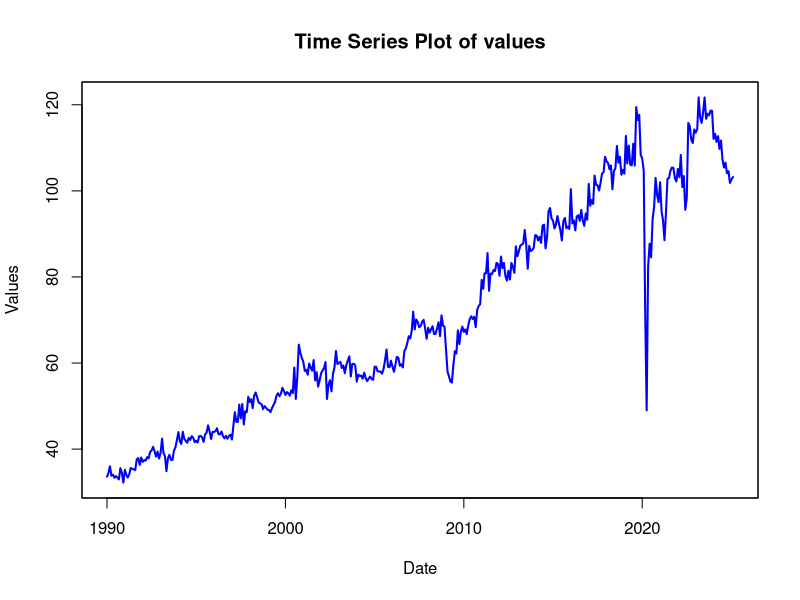
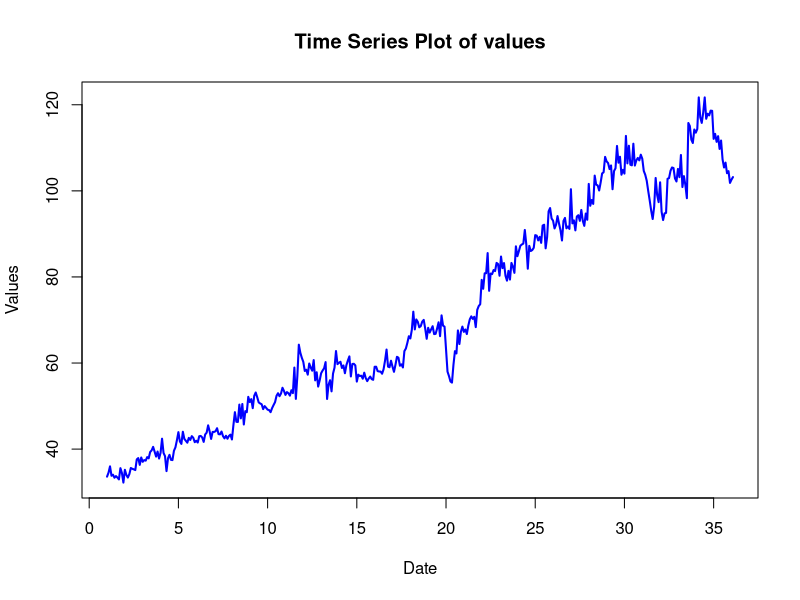
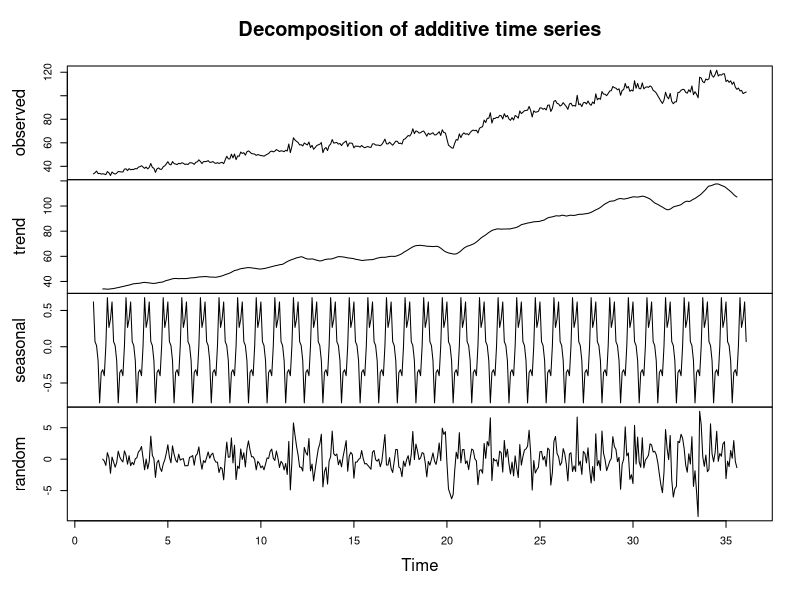
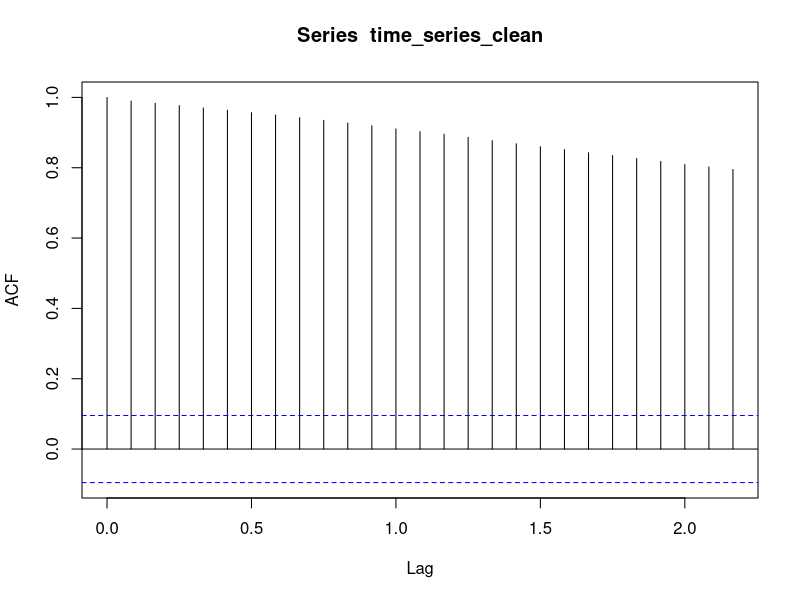
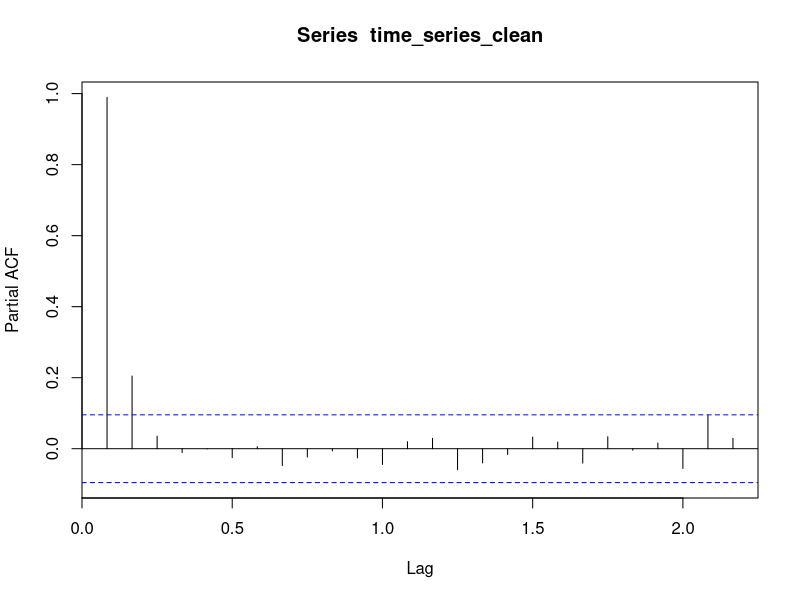
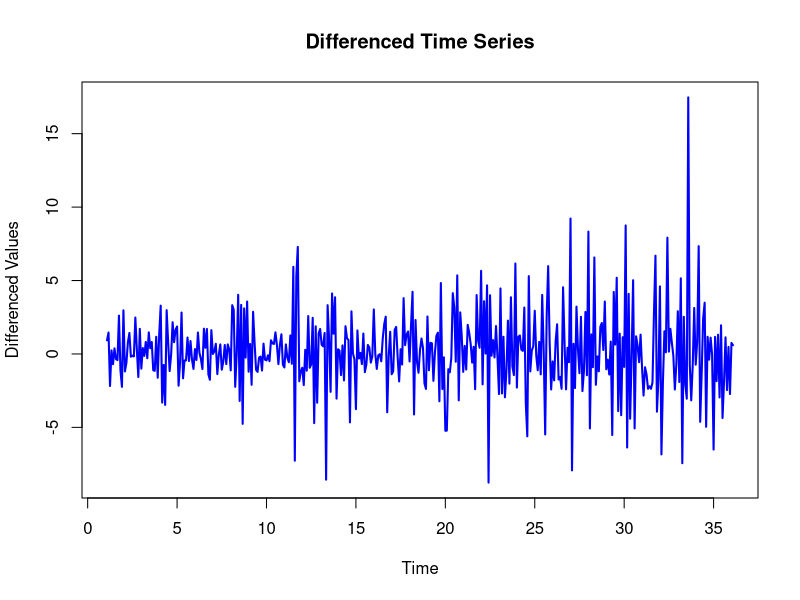
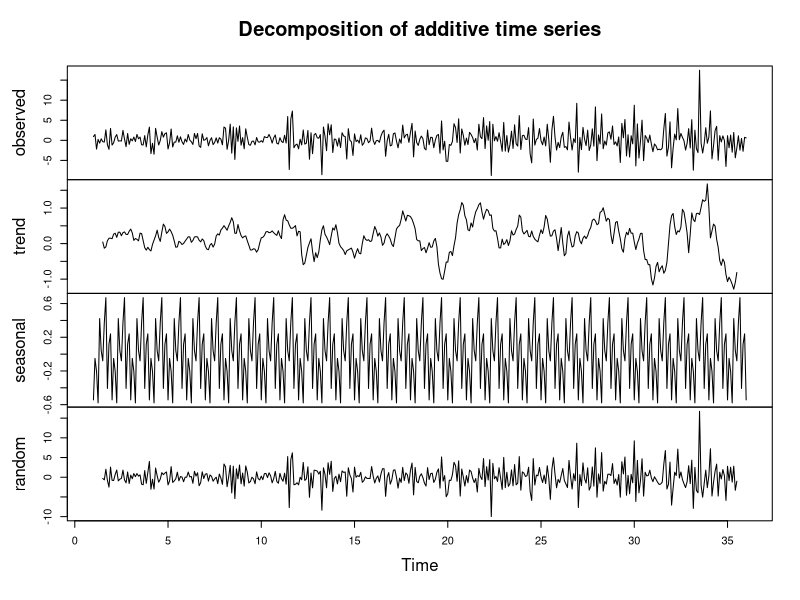
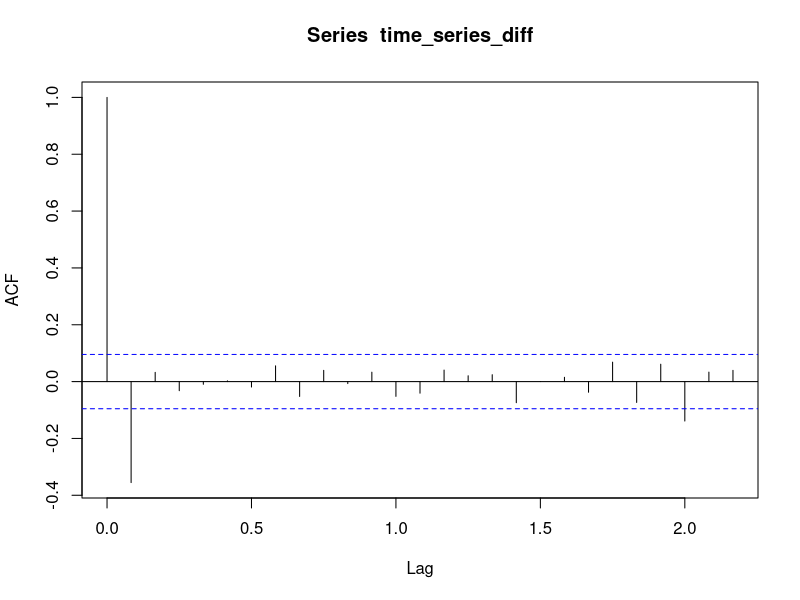

Source code (R) for these figures, in order:
## ---- chunk 1
library(zoo)
library(tseries)
library(urca)
library(forecast)
library(ggplot2)
library(reshape2)
library(forecast)
library(lmtest)
## ---- chunk 2
df <- read.csv("valeurs_mensuelles_parfum.csv", sep = ";", skip=3)
df <- df[, 1:2]
colnames(df) <- c("DATE", "VALUES")
head(df)
## ---- chunk 3
df$DATE <- as.Date(paste(df$DATE, "-01", sep=""), format="%Y-%m-%d")
time_series_zoo <- zoo(df$VALUES, order.by = df$DATE)
head(time_series_zoo)
## ---- chunk 4
plot(time_series_zoo, type = "l", col = "blue", lwd = 2, 
     xlab = "Date", ylab = "Values", 
     main = "Time Series Plot of values")
## ---- chunk 5
time_series=ts(time_series_zoo, frequency = 12)
time_series_clean=tsclean(time_series)
head(time_series_clean)
plot(time_series_clean, type = "l", col = "blue", lwd = 2, 
     xlab = "Date", ylab = "Values", 
     main = "Time Series Plot of values")
## ---- chunk 6
decomposition <- decompose(time_series_clean, 'additive')
plot(decomposition)
## ---- chunk 7
acf(time_series_clean)
pacf(time_series_clean)
## ---- chunk 8
time_series_zoo_diff <- diff(time_series_clean)
plot(time_series_zoo_diff, type = "l", col = "blue", lwd = 2, 
     xlab = "Time", ylab = "Differenced Values", 
     main = "Differenced Time Series")
## ---- chunk 9
ts_test<-ts(time_series_zoo_diff, frequency=12)
decomposition <- decompose(ts_test, 'additive')
plot(decomposition)
## ---- chunk 10
time_series_diff=ts(time_series_zoo_diff, frequency = 12)
acf(time_series_diff)
pacf(time_series_diff)
## ---- chunk 11
adf.test(time_series_diff)
pp.test(time_series_diff)
kpss.test(time_series_diff)
## ---- chunk 12
results <- data.frame(p = integer(), q = integer(), AIC = numeric(), BIC = numeric())

for (p in 0:2) {
  for (q in 0:1) {
    fit <- Arima(time_series_clean, order = c(p, 1, q))
    results <- rbind(results, data.frame(p = p, q = q, AIC = AIC(fit), BIC = BIC(fit)))
  }
}

results[order(results$AIC), ]

## ---- chunk 13
arima(time_series_clean,c(0,1,1))
## ---- chunk 14
fit <- Arima(time_series_clean, order = c(0, 1, 1))

Qtests <- function(residuals, k, fitdf = 3) {
  pvals <- apply(matrix(1:k), 1, FUN = function(l) {
    pval <- if (l <= fitdf) NA else Box.test(residuals, lag = l, type = "Ljung-Box", fitdf = fitdf)$p.value
    return(c("lag" = l, "pval" = pval))
  })
  return(t(pvals))
}

Qtests(residuals(fit), 24, fitdf = 3)

## ---- chunk 15
fit <- arima(time_series_clean, order = c(0, 1, 1))
checkresiduals(fit)
res <- residuals(fit)
plot(res)             # Plot residuals over time
acf(res)              # ACF of residuals
qqnorm(res); qqline(res, col = "red")  # Q-Q plot for normality
shapiro.test(res)
forecast_values <- forecast(fit, h = 2)
plot(forecast_values, main = "Confidence region at 95% for an ARIMA(0,1,1)", xlim=c(30,37),ylim=c(90, 125), col="darkblue",lwd=2,  flwd=1,shadecols = rgb(0.8, 0.8, 0.8, 0.5), ylab = "Values of the series",xlab = "Time")  
